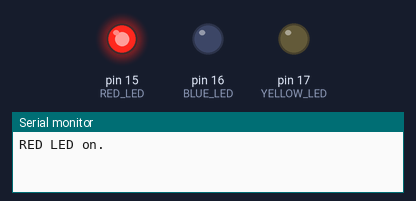
This sketch was run on a simulated Arduino Uno, built with avr-gcc and run on an emulated ATmega328P. On the bench: output pins drawn as LEDs (lit = HIGH), the last lines printed to the serial monitor.

Above: at 1.0 s.
At 3.0 s:
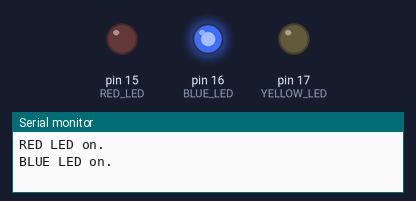
At 5.0 s:
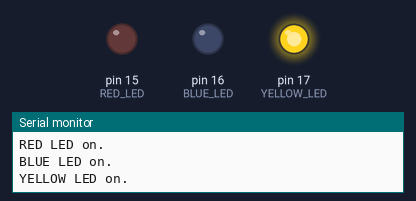
Timing chart, 0 to 7.8 s (numbered marks = the images above):
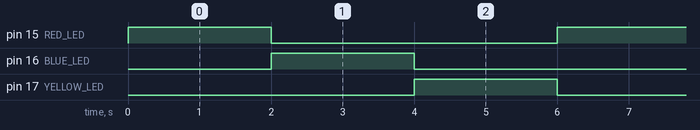

The sketch:

02_three_leds_jan28b.ino
```cpp
const int RED_LED = 15;
const int BLUE_LED = 16;
const int YELLOW_LED = 17;

void setup() {
  pinMode(RED_LED, OUTPUT);
  pinMode(BLUE_LED, OUTPUT);
  pinMode(YELLOW_LED, OUTPUT);
  Serial.begin(115200);
}

void loop() {
  digitalWrite(RED_LED, HIGH);
  digitalWrite(BLUE_LED, LOW);
  digitalWrite(YELLOW_LED, LOW);
  Serial.println("RED LED on.");
  delay(2000);
  digitalWrite(RED_LED, LOW);
  digitalWrite(BLUE_LED, HIGH);
  digitalWrite(YELLOW_LED, LOW);
  Serial.println("BLUE LED on.");
  delay(2000);
  digitalWrite(RED_LED, LOW);
  digitalWrite(BLUE_LED, LOW);
  digitalWrite(YELLOW_LED, HIGH);
  Serial.println("YELLOW LED on.");
  delay(2000);
}
```

Measured:
- by itself, pin 15 (RED_LED), pin 16 (BLUE_LED), pin 17 (YELLOW_LED): alternates HIGH for 2.0 s and LOW for 4.0 s
- by itself, everything shown: repeats every 6.0 s, in 3 steps
